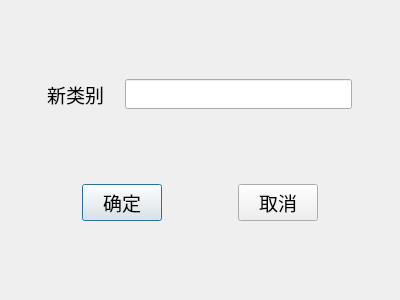
<?xml version="1.0" encoding="UTF-8"?>
<ui version="4.0">
 <class>changeclass</class>
 <widget class="QDialog" name="changeclass">
  <property name="geometry">
   <rect>
    <x>0</x>
    <y>0</y>
    <width>400</width>
    <height>300</height>
   </rect>
  </property>
  <property name="font">
   <font>
    <family>楷体</family>
    <pointsize>14</pointsize>
   </font>
  </property>
  <property name="windowTitle">
   <string>修改联系人类别</string>
  </property>
  <layout class="QVBoxLayout" name="verticalLayout">
   <item>
    <spacer name="verticalSpacer">
     <property name="orientation">
      <enum>Qt::Vertical</enum>
     </property>
     <property name="sizeHint" stdset="0">
      <size>
       <width>20</width>
       <height>59</height>
      </size>
     </property>
    </spacer>
   </item>
   <item>
    <layout class="QHBoxLayout" name="horizontalLayout">
     <item>
      <spacer name="horizontalSpacer">
       <property name="orientation">
        <enum>Qt::Horizontal</enum>
       </property>
       <property name="sizeHint" stdset="0">
        <size>
         <width>40</width>
         <height>20</height>
        </size>
       </property>
      </spacer>
     </item>
     <item>
      <widget class="QLabel" name="label">
       <property name="minimumSize">
        <size>
         <width>72</width>
         <height>30</height>
        </size>
       </property>
       <property name="maximumSize">
        <size>
         <width>72</width>
         <height>30</height>
        </size>
       </property>
       <property name="text">
        <string>新类别</string>
       </property>
      </widget>
     </item>
     <item>
      <widget class="QLineEdit" name="le_newclass">
       <property name="minimumSize">
        <size>
         <width>227</width>
         <height>30</height>
        </size>
       </property>
       <property name="maximumSize">
        <size>
         <width>227</width>
         <height>30</height>
        </size>
       </property>
       <property name="clearButtonEnabled">
        <bool>true</bool>
       </property>
      </widget>
     </item>
     <item>
      <spacer name="horizontalSpacer_2">
       <property name="orientation">
        <enum>Qt::Horizontal</enum>
       </property>
       <property name="sizeHint" stdset="0">
        <size>
         <width>40</width>
         <height>20</height>
        </size>
       </property>
      </spacer>
     </item>
    </layout>
   </item>
   <item>
    <spacer name="verticalSpacer_3">
     <property name="orientation">
      <enum>Qt::Vertical</enum>
     </property>
     <property name="sizeHint" stdset="0">
      <size>
       <width>20</width>
       <height>57</height>
      </size>
     </property>
    </spacer>
   </item>
   <item>
    <layout class="QHBoxLayout" name="horizontalLayout_2">
     <item>
      <spacer name="horizontalSpacer_3">
       <property name="orientation">
        <enum>Qt::Horizontal</enum>
       </property>
       <property name="sizeHint" stdset="0">
        <size>
         <width>40</width>
         <height>20</height>
        </size>
       </property>
      </spacer>
     </item>
     <item>
      <widget class="QPushButton" name="pbtn_yes">
       <property name="text">
        <string>确定</string>
       </property>
      </widget>
     </item>
     <item>
      <spacer name="horizontalSpacer_4">
       <property name="orientation">
        <enum>Qt::Horizontal</enum>
       </property>
       <property name="sizeHint" stdset="0">
        <size>
         <width>40</width>
         <height>20</height>
        </size>
       </property>
      </spacer>
     </item>
     <item>
      <widget class="QPushButton" name="pbtn_no">
       <property name="text">
        <string>取消</string>
       </property>
      </widget>
     </item>
     <item>
      <spacer name="horizontalSpacer_5">
       <property name="orientation">
        <enum>Qt::Horizontal</enum>
       </property>
       <property name="sizeHint" stdset="0">
        <size>
         <width>40</width>
         <height>20</height>
        </size>
       </property>
      </spacer>
     </item>
    </layout>
   </item>
   <item>
    <spacer name="verticalSpacer_2">
     <property name="orientation">
      <enum>Qt::Vertical</enum>
     </property>
     <property name="sizeHint" stdset="0">
      <size>
       <width>20</width>
       <height>59</height>
      </size>
     </property>
    </spacer>
   </item>
  </layout>
 </widget>
 <resources/>
 <connections/>
</ui>
